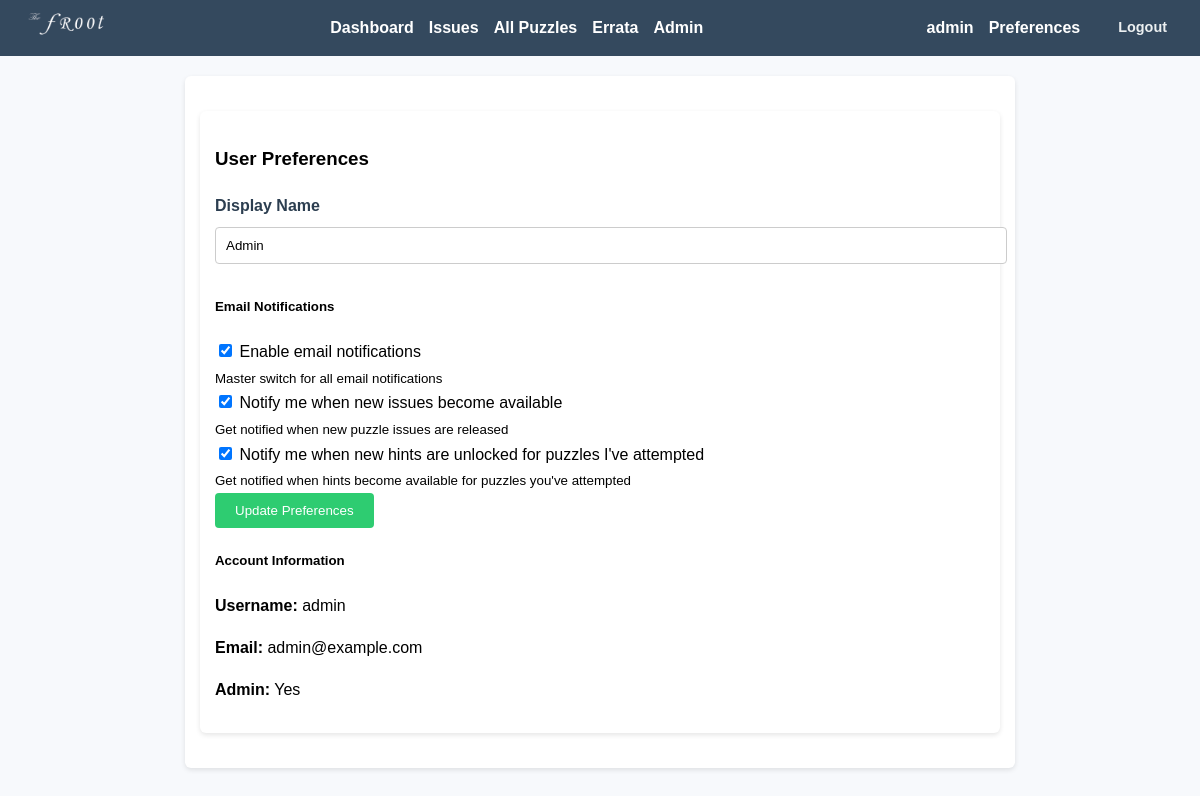
The app's page /preferences (signed in) with its own data.
### app/models.py (models this page shows, shortened)
class User(UserMixin, db.Model):
    id = db.Column(db.Integer, primary_key=True)
    username = db.Column(db.String(150), unique=True, nullable=False)
    email = db.Column(db.String(150), unique=True, nullable=False)
    display_name = db.Column(db.String(150), nullable=True)
    password_hash = db.Column(db.String(200), nullable=False)
    is_admin = db.Column(db.Boolean, default=False)
    email_notifications = db.Column(db.Boolean, default=True)
    notify_new_issues = db.Column(db.Boolean, default=True)
    notify_new_hints = db.Column(db.Boolean, default=True)
    submissions = db.relationship('Submission', backref='user', lazy=True)

### app/auth.py (the view, shortened to what this page needs)
@auth.route('/preferences', methods=['GET', 'POST'])
@login_required
def preferences():
    form = UserPreferencesForm(obj=current_user)
    return render_template('user_preferences.html', form=form)

### app/forms.py
class UserPreferencesForm(FlaskForm):
    display_name = StringField('Display Name', validators=[DataRequired(), Length(min=1, max=150)])
    email_notifications = BooleanField('Enable email notifications')
    notify_new_issues = BooleanField('Notify me when new issues become available')
    notify_new_hints = BooleanField('Notify me when new hints are unlocked for puzzles I\'ve attempted')
    submit = SubmitField('Update Preferences')

### app/templates/user_preferences.html (shortened to what this page needs)
{% extends "base.html" %}
{% block content %}
<div class="container mt-4">
    <div class="row justify-content-center">
        <div class="col-md-8">
            <div class="card">
                <div class="card-header">
                    <h3>User Preferences</h3>
                </div>
                <div class="card-body">
                    <form method="POST">
                        <div class="mb-3">
                            {{ form.display_name.label(class="form-label") }}
                            {{ form.display_name(class="form-control") }}
                        </div>
                        <div class="mb-3">
                            <h5>Email Notifications</h5>
                            <div class="form-check mb-2">
                                {{ form.email_notifications(class="form-check-input") }}
                                {{ form.email_notifications.label(class="form-check-label") }}
                            </div>
                            <small class="text-muted">Master switch for all email notifications</small>
                        </div>
                        <div class="mb-3">
                            <div class="form-check mb-2">
                                {{ form.notify_new_issues(class="form-check-input") }}
                                {{ form.notify_new_issues.label(class="form-check-label") }}
                            </div>
                            <small class="text-muted">Get notified when new puzzle issues are released</small>
                        </div>
                        <div class="mb-3">
                            <div class="form-check mb-2">
                                {{ form.notify_new_hints(class="form-check-input") }}
                                {{ form.notify_new_hints.label(class="form-check-label") }}
                            </div>
                            <small class="text-muted">Get notified when hints become available for puzzles you've attempted</small>
                        </div>
                        <div class="d-grid">
                            {{ form.submit(class="btn btn-primary") }}
                        </div>
                    </form>
                    <div class="mt-4">
                        <h5>Account Information</h5>
                        <p><strong>Username:</strong> {{ current_user.username }}</p>
                        <p><strong>Email:</strong> {{ current_user.email }}</p>
                        <p><strong>Admin:</strong> {{ "Yes" if current_user.is_admin else "No" }}</p>
                    </div>
                </div>
            </div>
        </div>
    </div>
</div>
{% endblock %}

### app/templates/base.html (shortened to what this page needs)
<!DOCTYPE html>
<html>
<head>
    <link rel="stylesheet" href="{{ url_for('static', filename='style.css') }}">
</head>
<body>
  <nav>
    <div class="nav-content">
      <div class="nav-logo">
        <img src="{{ url_for('static', filename='img/logo.png') }}" alt="Logo">
      </div>
      <div class="nav-links">
        {% if current_user.is_authenticated %}
            <a href="{{ url_for('puzzle.user_dashboard') }}">Dashboard</a>
            <a href="{{ url_for('puzzle.list_issues') }}">Issues</a>
            <a href="{{ url_for('puzzle.list_puzzles') }}">All Puzzles</a>
            <a href="{{ url_for('puzzle.errata_list') }}">Errata</a>
            {% if current_user.is_admin %}
                <a href="{{ url_for('admin.dashboard') }}">Admin</a>
            {% endif %}
        {% else %}
            <a href="{{ url_for('main.index') }}">Home</a>
            <a href="{{ url_for('puzzle.errata_list') }}">Errata</a>
            <a href="{{ url_for('auth.login') }}">Login</a>
            <a href="{{ url_for('auth.register') }}">Register</a>
        {% endif %}
      </div>
      {% if current_user.is_authenticated %}
        <div class="user-profile">
          <div class="user-info">
            <span class="user-name">{{ current_user.username }}</span>
            <a href="{{ url_for('auth.preferences') }}" class="preferences-link">Preferences</a>
            <a href="{{ url_for('auth.logout') }}" class="logout-link">Logout</a>
          </div>
        </div>
      {% endif %}
    </div>
</nav>
  <div class="container">
        {% block content %}{% endblock %}
    </div>
</body>
</html>

### app/static/style.css (style rules this page uses)
body { font-family: Arial, sans-serif; background-color: #f7f9fc; margin: 0; padding: 0; line-height: 1.6; }
nav { background-color: #34495e; padding: 10px; color: white; }
.nav-content { display: flex; justify-content: space-between; align-items: center; gap: 20px; }
.nav-links { display: flex; align-items: center; }
nav a { color: white; margin-right: 15px; text-decoration: none; font-weight: bold; }
.nav-logo img { height: 28px; width: auto; }
.user-profile { display: flex; align-items: center; }
.user-info { display: flex; align-items: center; gap: 15px; }
.user-name { color: white; font-weight: bold; }
.logout-link { color: #ecf0f1; text-decoration: none; font-size: 0.9em; padding: 4px 8px; border-radius: 4px; transition: background-color 0.3s ease; }
.container { max-width: 800px; margin: 20px auto; padding: 15px; background-color: white; border-radius: 6px; box-shadow: 0 2px 5px rgba(0, 0, 0, 0.1); }
form input[type="text"], form textarea, form input[type="email"], form input[type="password"], form select { width: 100%; padding: 10px; margin-bottom: 10px; border: 1px solid #ccc; border-radius: 4px; }
form input[type="submit"], form button { padding: 10px 20px; background-color: #2ecc71; color: white; border: none; border-radius: 4px; cursor: pointer; }
.form-label { display: block; font-weight: 600; color: #2c3e50; margin-bottom: 8px; }

### records on screen
User: username "admin", display_name "Admin", email_notifications "☑", notify_new_issues "☑", notify_new_hints "☑", email "admin@example.com", is_admin "Yes"
